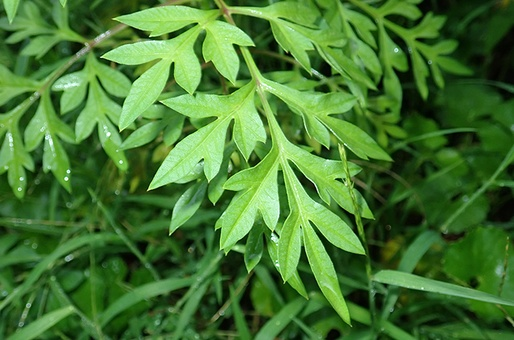
#> input picture PCD SESII 2/daun kenikir.jpg, 514 x 340 px, shrunk from 702 x 465 before the run, found by its file name
$ python biner.py
#> lines starting #> are read from the running program, lines starting #| are printed output that depends on the picture; after the words box and inside, x2 and y2 are one past the last pixel; in counts of white or black regions, pixels touching at a corner belong together
import numpy as np
import imageio.v3 as image

paths = {
   "kenikir" : "C:\\Users\\Lenovo\\Documents\\Ayang PCD\\PCD SESII 2\\daun kenikir.jpg",
   "pepaya" : "C:\\Users\\Lenovo\\Documents\\Ayang PCD\\PCD SESII 2\\daun pepaya.jpg",
   "singkong": "C:\\Users\\Lenovo\Documents\\Ayang PCD\\PCD SESII 2\\daun singkong.jpeg"
}


for name, path in paths.items():
    # Membaca gambar
    image_source = image.imread(path)
#> image_source is the input picture: shape (340, 514, 3); mean R, G, B 70.7, 120.7, 50.2

    # Konversi ke grayscale menggunakan rumus luminance
    grayscale_image = np.dot(image_source[...,:3], [0.299, 0.587, 0.114]).astype(np.uint8)
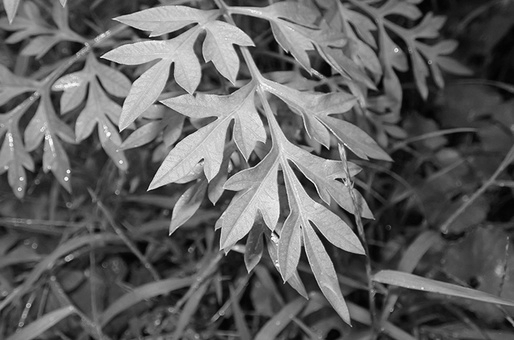
#> grayscale_image: shape (340, 514); min 1, max 251, mean 97.2

    # Menerapkan thresholding (biner) dengan threshold 128
    threshold_image = np.where(grayscale_image > 128, 255, 0).astype(np.uint8)
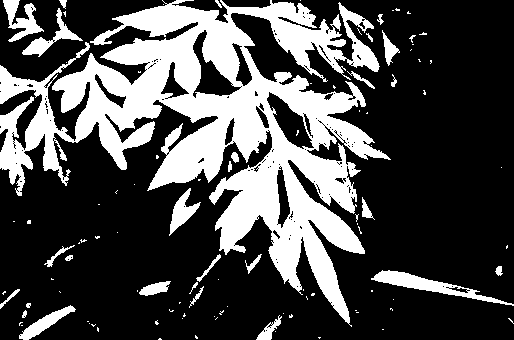
#> threshold_image: shape (340, 514); 29.5% white; 102 white regions (73 under 20 px), largest, box (x1, y1, x2, y2) and area: (0, 0, 391, 327) 45403, (371, 270, 514, 306) 1267, (3, 0, 44, 42) 760

    # Simpan gambar threshold (biner)
    output_path = f"C:\\Users\\Lenovo\\Documents\\Ayang PCD\\hasil\\{name}_threshold.jpeg"
    image.imwrite(output_path, threshold_image)

    print(f"Gambar Threshold (Biner) untuk {name} selesai disimpan di {output_path}")
#> pass 2 of the loop `for name, path in paths.items():`:
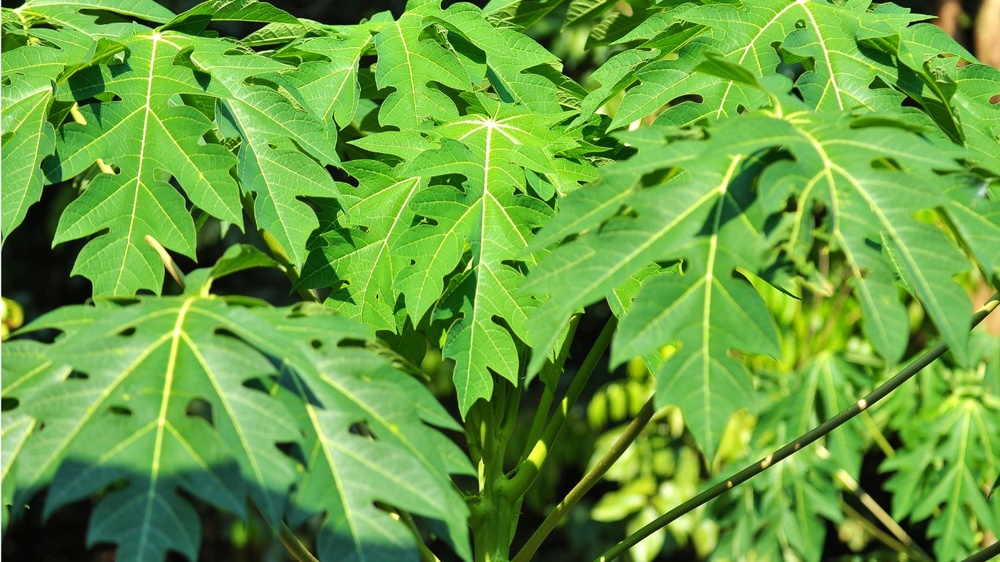
#> input picture PCD SESII 2/daun pepaya.jpg, 1000 x 562 px, shrunk from 1366 x 768 before the run, found by its file name
#> image_source is the input picture: shape (562, 1000, 3); mean R, G, B 105, 161.1, 63
#> `grayscale_image = np.dot(image_source[...,:3], [0.299, 0.587, 0.114])...`:
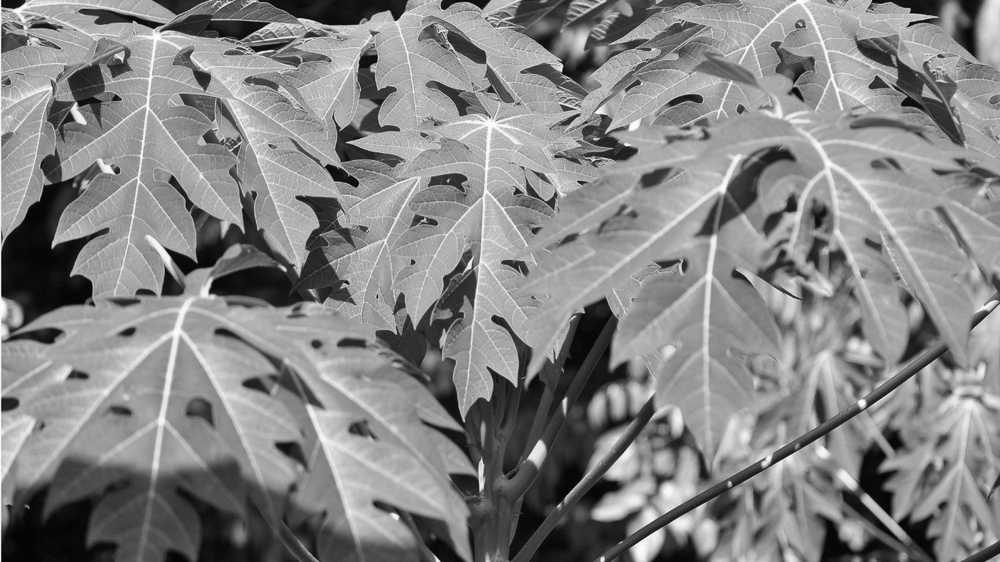
#> grayscale_image: shape (562, 1000); min 0, max 254, mean 132.7
#> `threshold_image = np.where(grayscale_image > 128, 255, 0).astype(np.ui..`:
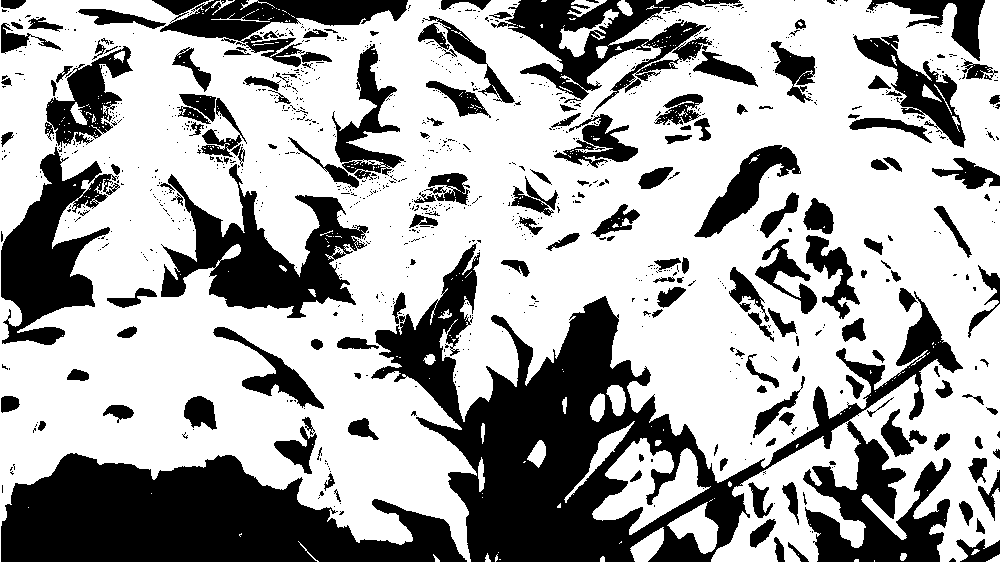
#> threshold_image: shape (562, 1000); 65.5% white; 1006 black regions (832 under 20 px), largest, box (x1, y1, x2, y2) and area: (371, 243, 963, 562) 61117, (1, 453, 467, 562) 33125, (161, 164, 368, 318) 12646
#> pass 3 of the loop `for name, path in paths.items():`:
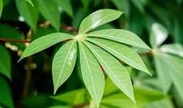
#> input picture PCD SESII 2/daun singkong.jpeg, 183 x 108 px, shrunk from 250 x 148 before the run, found by its file name
#> image_source is the input picture: shape (108, 183, 3); mean R, G, B 83.5, 126.2, 59.3
#> `grayscale_image = np.dot(image_source[...,:3], [0.299, 0.587, 0.114])...`:
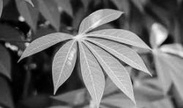
#> grayscale_image: shape (108, 183); min 0, max 251, mean 105.3
#> `threshold_image = np.where(grayscale_image > 128, 255, 0).astype(np.ui..`:
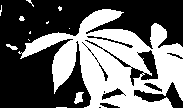
#> threshold_image: shape (108, 183); 41% white; 12 white regions (8 under 20 px), largest, box (x1, y1, x2, y2) and area: (18, 9, 183, 108) 7901, (74, 92, 84, 104) 76, (6, 44, 18, 50) 37, (19, 16, 25, 21) 22
